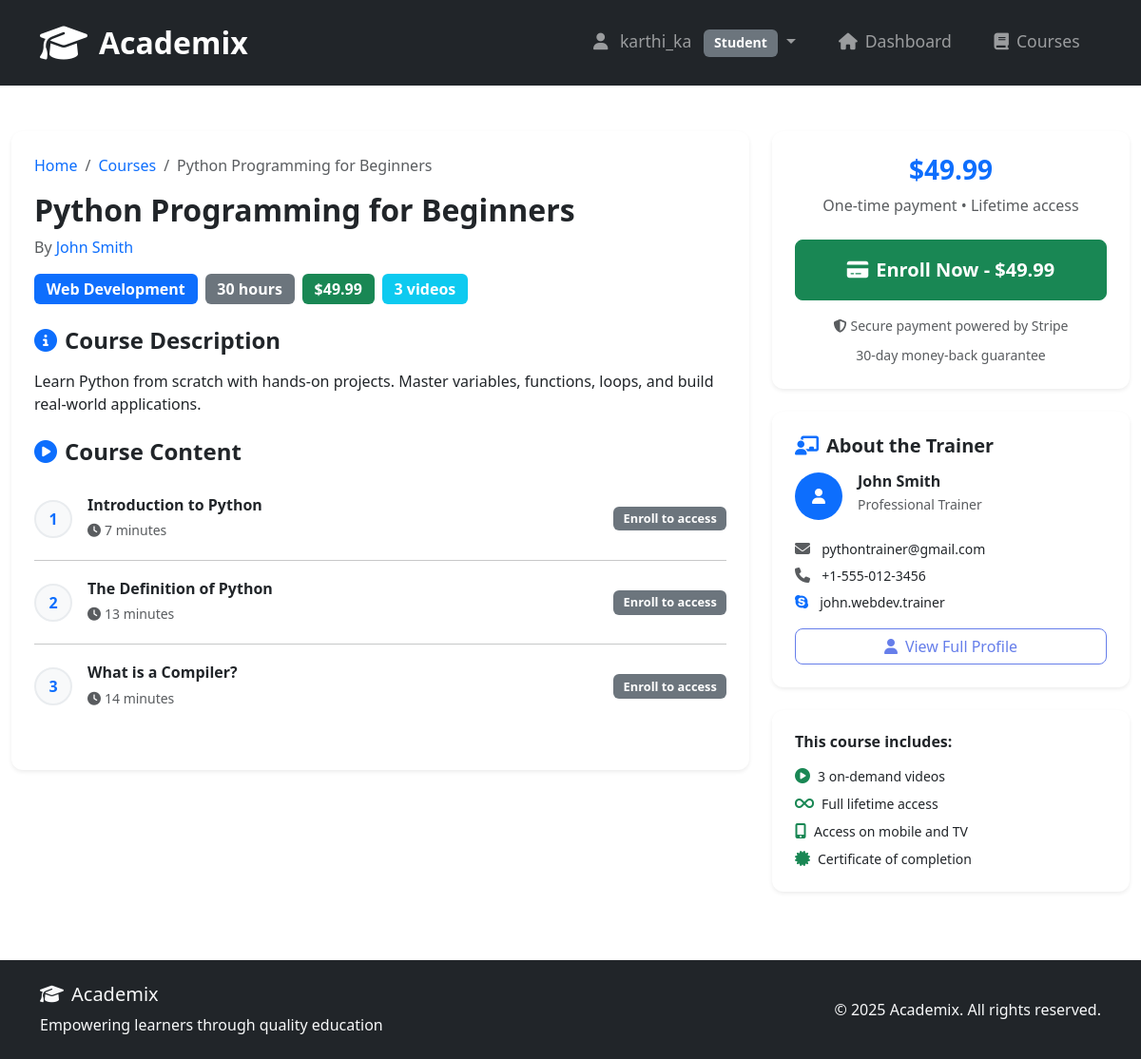
/courses/1/ (signed in), run on the app's committed database.
### users/models.py (models this page shows, shortened)
class CustomUser(AbstractUser):
    USER_TYPE_CHOICES = (
        ('student', 'Student'),
        ('trainer', 'Trainer'),
        ('manager', 'Manager'),
    )
    user_type = models.CharField(max_length=10, choices=USER_TYPE_CHOICES, default='student')
    phone = models.CharField(max_length=15, blank=True)
    country = models.ForeignKey(Country, on_delete=models.SET_NULL, null=True, blank=True)
    state = models.ForeignKey(State, on_delete=models.SET_NULL, null=True, blank=True)
    district = models.ForeignKey(District, on_delete=models.SET_NULL, null=True, blank=True)
    skype_id = models.CharField(max_length=100, blank=True)
    whatsapp_number = models.CharField(max_length=15, blank=True)
    is_email_verified = models.BooleanField(default=False)
    email_verification_token = models.CharField(max_length=100, blank=True)
    groups = models.ManyToManyField(
        Group,
        verbose_name='groups',
        blank=True,
        help_text='The groups this user belongs to. A user will get all permissions granted to each of their groups.',
        related_name="customuser_set",
        related_query_name="user",
    )
    user_permissions = models.ManyToManyField(
        Permission,
        verbose_name='user permissions',
        blank=True,
        help_text='Specific permissions for this user.',
        related_name="customuser_set",
        related_query_name="user",
    )
    class Meta:
        db_table = 'users_customuser'

### courses/models.py (models this page shows, shortened)
class Course(models.Model):
    title = models.CharField(max_length=200)
    description = models.TextField()
    category = models.ForeignKey(CourseCategory, on_delete=models.CASCADE)
    trainer = models.ForeignKey(CustomUser, on_delete=models.CASCADE, limit_choices_to={'user_type': 'trainer'})
    price = models.DecimalField(max_digits=10, decimal_places=2)
    duration = models.IntegerField(help_text="Duration in hours")
    created_at = models.DateTimeField(auto_now_add=True)
    updated_at = models.DateTimeField(auto_now=True)
    is_active = models.BooleanField(default=True)

class CourseCategory(models.Model):
    name = models.CharField(max_length=100)
    description = models.TextField(blank=True)

class Video(models.Model):
    course = models.ForeignKey(Course, on_delete=models.CASCADE, related_name='videos')
    title = models.CharField(max_length=200)
    description = models.TextField(blank=True)
    video_file = models.FileField(upload_to='videos/')
    duration = models.IntegerField(help_text="Duration in minutes")
    order = models.IntegerField(default=0)
    created_at = models.DateTimeField(auto_now_add=True)
    class Meta:
        ordering = ['order']

### courses/views.py (the view, shortened to what this page needs)
# urls.py: path('<int:course_id>/', views.course_detail, name='course_detail'),
@login_required
def course_detail(request, course_id):
    course = get_object_or_404(Course, id=course_id)
    is_enrolled = False
    progress_data = None
    if request.user.user_type == 'student':
        is_enrolled = StudentCourse.objects.filter(student=request.user, course=course).exists()
    return render(request, 'courses/course_detail.html', {
        'course': course,
        'is_enrolled': is_enrolled,
        'progress_data': progress_data
    })

### courses/templates/courses/course_detail.html (shortened to what this page needs)
{% extends 'base.html' %}
{% load static %}
{% block content %}
<div class="container-fluid py-4">
    <div class="row">
        <div class="col-lg-8">
            <div class="card border-0 shadow-sm mb-4">
                <div class="card-body p-4">
                    <nav aria-label="breadcrumb" class="mb-3">
                        <ol class="breadcrumb">
                            <li class="breadcrumb-item"><a href="{% url 'home' %}" class="text-decoration-none">Home</a></li>
                            <li class="breadcrumb-item"><a href="{% url 'course_list' %}" class="text-decoration-none">Courses</a></li>
                            <li class="breadcrumb-item active">{{ course.title|truncatewords:4 }}</li>
                        </ol>
                    </nav>
                    <h1 class="h2 fw-bold text-dark mb-2">{{ course.title }}</h1>
                    <p class="text-muted mb-3">By
                        <a href="{% url 'trainer_details' course.trainer.id %}" class="text-decoration-none">
                            {{ course.trainer.get_full_name|default:course.trainer.username }}
                        </a>
                    </p>
                    <div class="d-flex flex-wrap gap-2 mb-4">
                        <span class="badge bg-primary fs-6">{{ course.category.name }}</span>
                        <span class="badge bg-secondary fs-6">{{ course.duration }} hours</span>
                        <span class="badge bg-success fs-6">${{ course.price }}</span>
                        <span class="badge bg-info fs-6">{{ course.videos.count }} videos</span>
                    </div>
                    <div class="mb-4">
                        <h4 class="fw-bold text-dark mb-3">
                            <i class="fas fa-info-circle me-2 text-primary"></i>Course Description
                        </h4>
                        <p class="card-text fs-6 lh-base">{{ course.description }}</p>
                    </div>
                    <div class="mb-4">
                        <h4 class="fw-bold text-dark mb-3">
                            <i class="fas fa-play-circle me-2 text-primary"></i>Course Content
                        </h4>
                        <div class="list-group">
                            {% for video in course.videos.all %}
                            <div class="list-group-item border-0 px-0 py-3">
                                <div class="d-flex justify-content-between align-items-center">
                                    <div class="d-flex align-items-center">
                                        <div class="bg-light rounded-circle d-flex align-items-center justify-content-center me-3" style="width: 40px; height: 40px;">
                                            <span class="text-primary fw-bold">{{ forloop.counter }}</span>
                                        </div>
                                        <div>
                                            <h6 class="mb-1 fw-semibold">{{ video.title }}</h6>
                                            <small class="text-muted">
                                                <i class="fas fa-clock me-1"></i>{{ video.duration }} minutes
                                            </small>
                                        </div>
                                    </div>
                                    {% if is_enrolled %}
                                    <a href="{% url 'watch_video' video.id %}" class="btn btn-primary btn-sm">
                                        <i class="fas fa-play me-1"></i>Watch
                                    </a>
                                    {% else %}
                                    <span class="badge bg-secondary">Enroll to access</span>
                                    {% endif %}
                                </div>
                            </div>
                            {% if not forloop.last %}
                            <hr class="my-1 mx-0">
                            {% endif %}
                            {% empty %}
                            <div class="list-group-item border-0 text-center py-4">
                                <i class="fas fa-video fa-2x text-muted mb-3"></i>
                                <p class="text-muted mb-0">No videos added to this course yet.</p>
                            </div>
                            {% endfor %}
                        </div>
                    </div>
                </div>
            </div>
        </div>
        <div class="col-lg-4">
    <div class="card border-0 shadow-sm mb-4">
        <div class="card-body p-4">
            <div class="text-center mb-4">
                <h3 class="text-primary fw-bold">${{ course.price }}</h3>
                <p class="text-muted">One-time payment • Lifetime access</p>
            </div>
            {% if is_enrolled %}
            <div class="alert alert-success border-0 mb-4">
                <div class="d-flex align-items-center">
                    <i class="fas fa-check-circle fa-lg text-success me-2"></i>
                    <div>
                        <strong class="d-block">Already Enrolled!</strong>
                        <small class="d-block">You have full access to this course</small>
                    </div>
                </div>
            </div>
            {% if course.videos.first %}
            <a href="{% url 'watch_video' course.videos.first.id %}" class="btn btn-primary btn-lg w-100 mb-3 py-3">
                <i class="fas fa-play-circle me-2"></i>
                {% if progress_data and progress_data.percentage > 0 %}Continue Learning{% else %}Start Learning{% endif %}
            </a>
            {% else %}
            <button class="btn btn-secondary btn-lg w-100 mb-3 py-3" disabled>
                <i class="fas fa-exclamation-circle me-2"></i>No Videos Available
            </button>
            {% endif %}
            <a href="{% url 'course_list' %}" class="btn btn-outline-primary w-100">
                <i class="fas fa-search me-2"></i>Browse Other Courses
            </a>
            {% else %}
            <form method="post" action="{% url 'initiate_payment' course.id %}">
                <button type="submit" class="btn btn-success btn-lg w-100 mb-3 py-3 fw-semibold">
                    <i class="fas fa-credit-card me-2"></i>Enroll Now - ${{ course.price }}
                </button>
            </form>
            <div class="text-center">
                <small class="text-muted d-block mb-2">
                    <i class="fas fa-shield-alt me-1"></i>Secure payment powered by Stripe
                </small>
                <small class="text-muted">30-day money-back guarantee</small>
            </div>
            {% endif %}
        </div>
    </div>
            <div class="card border-0 shadow-sm mb-4">
                <div class="card-body p-4">
                    <h5 class="fw-bold text-dark mb-3">
                        <i class="fas fa-chalkboard-teacher me-2 text-primary"></i>About the Trainer
                    </h5>
                    <div class="d-flex align-items-start mb-3">
                        <div class="bg-primary rounded-circle d-flex align-items-center justify-content-center me-3" style="width: 50px; height: 50px;">
                            <i class="fas fa-user text-white"></i>
                        </div>
                        <div>
                            <h6 class="fw-bold mb-1">{{ course.trainer.get_full_name|default:course.trainer.username }}</h6>
                            <p class="text-muted small mb-2">Professional Trainer</p>
                        </div>
                    </div>
                    <div class="mb-3">
                        <p class="mb-1">
                            <i class="fas fa-envelope text-muted me-2"></i>
                            <small>{{ course.trainer.email }}</small>
                        </p>
                        {% if course.trainer.phone %}
                        <p class="mb-1">
                            <i class="fas fa-phone text-muted me-2"></i>
                            <small>{{ course.trainer.phone }}</small>
                        </p>
                        {% endif %}
                        {% if course.trainer.skype_id %}
                        <p class="mb-0">
                            <i class="fab fa-skype text-primary me-2"></i>
                            <small>{{ course.trainer.skype_id }}</small>
                        </p>
                        {% endif %}
                    </div>
                    <a href="{% url 'trainer_details' course.trainer.id %}" class="btn btn-outline-primary w-100">
                        <i class="fas fa-user me-2"></i>View Full Profile
                    </a>
                </div>
            </div>
            <div class="card border-0 shadow-sm">
                <div class="card-body p-4">
                    <h6 class="fw-bold text-dark mb-3">This course includes:</h6>
                    <div class="d-flex align-items-center mb-2">
                        <i class="fas fa-play-circle text-success me-2"></i>
                        <small>{{ course.videos.count }} on-demand videos</small>
                    </div>
                    <div class="d-flex align-items-center mb-2">
                        <i class="fas fa-infinity text-success me-2"></i>
                        <small>Full lifetime access</small>
                    </div>
                    <div class="d-flex align-items-center mb-2">
                        <i class="fas fa-mobile-alt text-success me-2"></i>
                        <small>Access on mobile and TV</small>
                    </div>
                    <div class="d-flex align-items-center">
                        <i class="fas fa-certificate text-success me-2"></i>
                        <small>Certificate of completion</small>
                    </div>
                </div>
            </div>
        </div>
    </div>
</div>
{% endblock %}

### templates/base.html (shortened to what this page needs)
<!DOCTYPE html>
<html lang="en">
<head>
    <link href="https://cdn.jsdelivr.net/npm/bootstrap@5.3.0/dist/css/bootstrap.min.css" rel="stylesheet">
    <link rel="stylesheet" href="https://cdnjs.cloudflare.com/ajax/libs/font-awesome/6.4.0/css/all.min.css">
    {% load static %}
</head>
<body>
    <nav class="navbar navbar-expand-lg navbar-dark bg-dark sticky-top">
        <div class="container">
            <a class="navbar-brand" href="{% url 'home' %}">
                <i class="fas fa-graduation-cap brand-icon"></i>
                Academix
            </a>
            <div class="collapse navbar-collapse" id="navbarNav">
                <ul class="navbar-nav ms-auto">
                    {% if user.is_authenticated %}
                        <li class="nav-item dropdown">
                            <a class="nav-link dropdown-toggle" href="#" id="userDropdown" role="button" data-bs-toggle="dropdown">
                                <i class="fas fa-user me-2"></i>
                                {{ user.username }}
                                <span class="badge bg-secondary user-type-badge ms-2">{{ user.get_user_type_display }}</span>
                            </a>
                        </li>
                        <li class="nav-item">
                            <a class="nav-link" href="{% url 'dashboard' %}">
                                <i class="fas fa-home me-2"></i>Dashboard
                            </a>
                        </li>
                        <li class="nav-item">
                            <a class="nav-link" href="{% url 'course_list' %}">
                                <i class="fas fa-book me-2"></i>Courses
                            </a>
                        </li>
                    {% endif %}
                </ul>
            </div>
        </div>
    </nav>
    <main class="main-content">
        {% block content %}
        {% endblock %}
    </main>
    <footer class="bg-dark text-light py-4 mt-5">
        <div class="container">
            <div class="row align-items-center">
                <div class="col-md-6">
                    <h5 class="mb-2">
                        <i class="fas fa-graduation-cap me-2"></i>Academix
                    </h5>
                    <p class="mb-0 text-light">Empowering learners through quality education</p>
                </div>
                <div class="col-md-6 text-md-end">
                    <p class="mb-0">&copy; 2025 Academix. All rights reserved.</p>
                </div>
            </div>
        </div>
    </footer>
</body>
</html>

### data on the page
CustomUser: username "karthi_ka", user_type "Student"
Course: title "Python Programming for Beginners", trainer.get_full_name "John Smith", category.name "Web Development", duration "30", price "49.99", videos.count "3", description "Learn Python from scratch with hands-on projects. Master variables, functions, loops, and build real-world applications.", trainer.email "pythontrainer@gmail.com", trainer.phone "+1-555-012-3456", trainer.skype_id "john.webdev.trainer"
Video: title "Introduction to Python", duration "7"
Video: title "The Definition of Python", duration "13"
Video: title "What is a Compiler?", duration "14"
